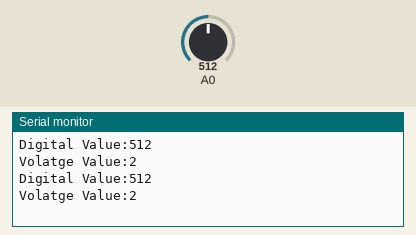
This sketch was run on a simulated Arduino Uno, built with avr-gcc and run on an emulated ATmega328P. Parts: the last lines printed to the serial monitor. The test bench sets the inputs (shaded band); at power-on: A0 = 512.

Above: at 2.8 s.
2.9 s: A0 set to 716
At 4.6 s:
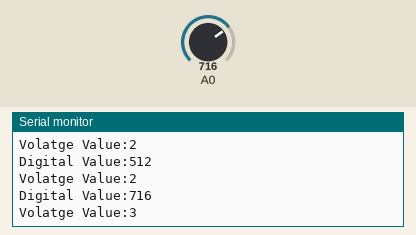
5.6 s: A0 set to 900
At 7.3 s:
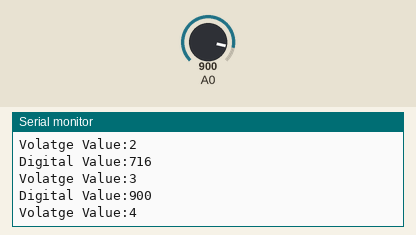
Timing chart, 0 to 8.8 s (numbered marks = the images above; inputs shaded):
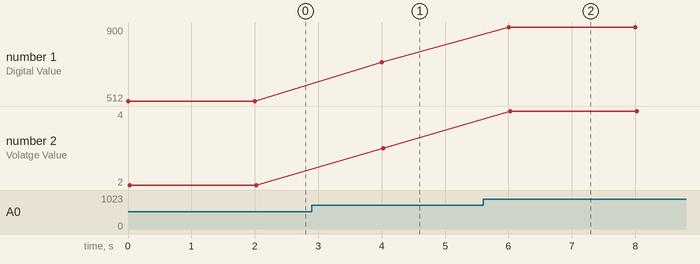

Measured:
- after the input at 2.9 s, the serial monitor: prints a new line after 1.1 s (image 1)
- after the input at 5.6 s, the serial monitor: prints a new line after 0.40 s (image 2)
- plotted number 1: 512 → 716 after the input at 2.9 s, 716 → 900 after the input at 5.6 s
- plotted number 2: 2 → 3 after the input at 2.9 s, 3 → 4 after the input at 5.6 s

The sketch:

PhototransistorORDiode_Testing.ino
```cpp
void setup() {
  Serial.begin(9600);

}

void loop() {
  int value=analogRead(A0);

  Serial.print("Digital Value:");
  Serial.println(value);
  value=(5.0/1023)*value;

  Serial.println("");
  Serial.println("");
  Serial.print("Volatge Value:");
  Serial.println(value);
  delay(2000);

}
```
